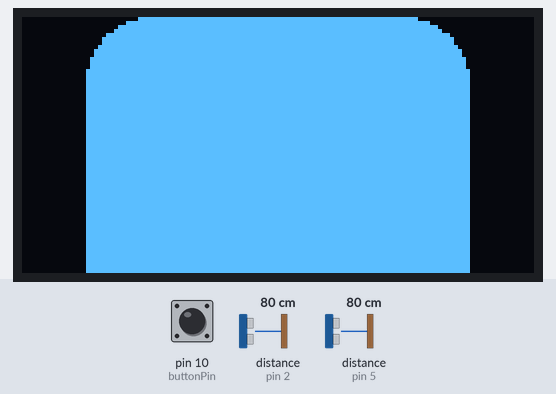
A sketch run on a simulated Arduino Uno, built with avr-gcc and run on an emulated ATmega328P. Parts: 128×64 one-colour display. Wiring (inferred from the names in the program): 2 × ultrasonic range finder: trigger pin 3, echo pin 2 / trigger pin 6, echo pin 5. Inputs (shaded band) come from the test bench; at power-on: pin 10 (buttonPin) LOW, distance to the obstacle (sensors on pin 2, pin 5) 80 cm. The echo pulse lasts 58.3 µs per cm; what the sketch prints to the serial monitor is not drawn.

Above: at 1.2 s.
1.3 s: pin 10 (buttonPin) pulled HIGH for 0.15 s
At 1.54 s:
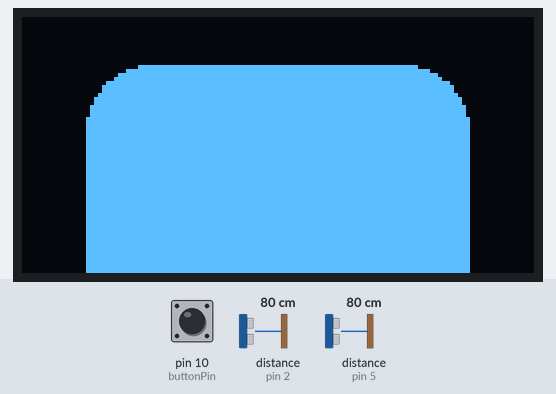
2.0 s: distance to the obstacle (sensor on pin 2) set to 2 cm
5.0 s: distance to the obstacle (sensor on pin 5) set to 2 cm
At 7.8 s:
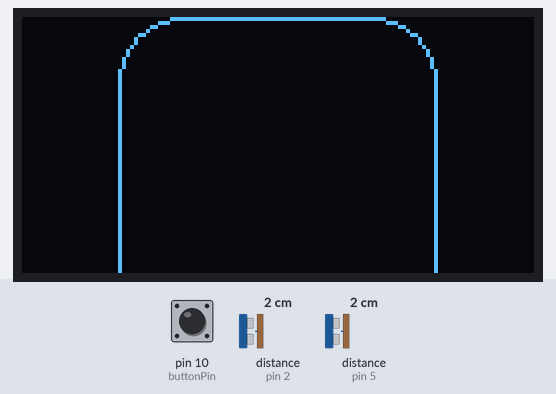
8.0 s: distance to the obstacle (sensor on pin 2) set to 18 cm
At 8.8 s:
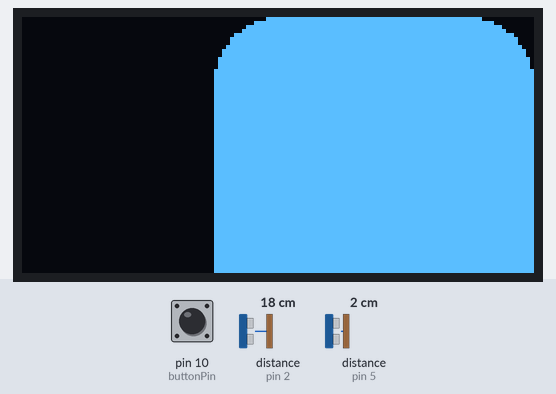
9.5 s: pin 10 (buttonPin) pulled HIGH for 1 s
At 11.7 s:
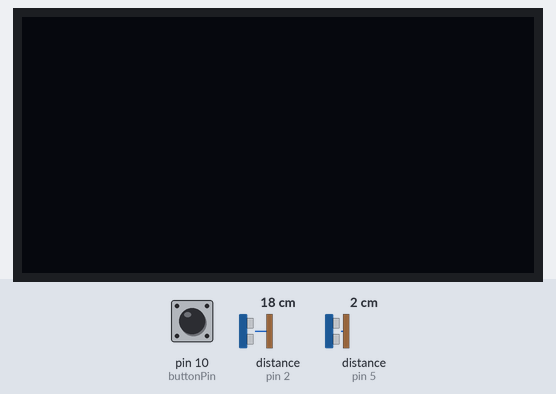
13.5 s: distance to the obstacle (sensor on pin 5) set to 4 cm
Timing chart, 0 to 16.5 s (numbered marks = the images above; inputs shaded):
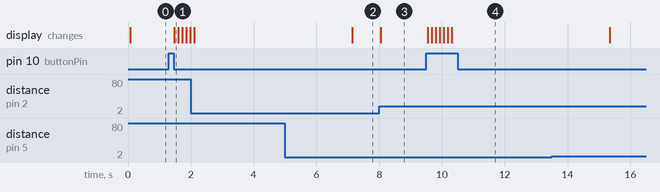

Measured:
- after the input at 1.3 s, the display: changes after 0.18 s (image 1)
- after the input at 5.0 s, the display: changes after 2.1 s (image 2)
- after the input at 8.0 s, the display: changes at once (image 3)
- after the input at 9.5 s, the display: first changes at once (image 4 shows a later state)

The sketch:

senderCodeIPD.ino
```cpp
#include <SPI.h>
#include <Wire.h>
#include <Adafruit_GFX.h>
#include <Adafruit_SSD1306.h>

#define SCREEN_WIDTH 128 // OLED display width, in pixels
#define SCREEN_HEIGHT 64 // OLED display height, in pixels

#define OLED_RESET     -1 // Reset pin # (or -1 if sharing Arduino reset pin)
#define SCREEN_ADDRESS 0x3C ///< See datasheet for Address; 0x3D for 128x64, 0x3C for 128x32
Adafruit_SSD1306 display(SCREEN_WIDTH, SCREEN_HEIGHT, &Wire, OLED_RESET);

char prevChrState = 'm'; //determines direciton "eyes" look
// 'r' for right, 'l' for left, 'm' for middle
//this is used to give instrucitons to servo motors
char chrState;

// proximity sensor parameters
int trigPin = 3;
int echoPin = 2;
int trigPin2 = 6;
int echoPin2 = 5;
int distance;
int distance2;
int duration;
int duration2;
int prevDist;
int handDistance;
int handDistance2;

const int buttonPin = 10; //button pin

void setup() {
  Serial.begin(57600);
  Serial.println('Ready');

  pinMode(trigPin, OUTPUT);
  pinMode(echoPin, INPUT);
  pinMode(trigPin2, OUTPUT);
  pinMode(echoPin2, INPUT);

  pinMode(buttonPin, INPUT);

  // put your setup code here, to run once:
  if (!display.begin(SSD1306_SWITCHCAPVCC, SCREEN_ADDRESS)) {
    Serial.println(F("SSD1306 allocation failed"));
    for (;;); // Don't proceed, loop forever

  }
}

void loop() {

  if (digitalRead(buttonPin) == HIGH) {
    Serial.write('m');
    display.clearDisplay();
    display.fillRoundRect(16, 0, 96, 96, 16, WHITE);
    display.display();
    delay(100);
    display.clearDisplay();

    display.fillRoundRect(16, 12, 96, 96, 16, WHITE);
    display.display();
    delay(100);
    display.clearDisplay();

    display.fillRoundRect(16, 24, 96, 96, 16, WHITE);
    display.display();

    delay(100);
    display.clearDisplay();

    display.fillRoundRect(16, 36, 96, 96, 16, WHITE);
    display.display();
    delay(100);
    display.clearDisplay();

    display.fillRoundRect(16, 48, 96, 96, 16, WHITE);
    display.display();
    delay(100);
    display.clearDisplay();

    display.fillRoundRect(16, 60, 96, 96, 16, WHITE);
    display.display();
    delay(100);
    display.clearDisplay();
    display.display();
    delay(5000);
  }

  handDistance = calculateDist();
  handDistance2 = calculateDist2();
  //Serial.println(handDistance);
  //Serial.println(handDistance2);

  if (handDistance <= 10 and handDistance2 <= 10) {
    display.clearDisplay();
    display.drawRoundRect(24, 0 , 80, 80, 16, WHITE);
    display.display();
    Serial.write('m');
  }
  else if ( handDistance <= 10 and handDistance2 > 10) {
    display.clearDisplay();
    display.fillRoundRect(0, 0, 80, 80, 16, WHITE);
    display.display();
    Serial.write('l');
  }
  else if (handDistance > 10 and handDistance2 <= 10) {
    display.clearDisplay();
    display.fillRoundRect(48, 0, 80, 80, 16, WHITE);
    display.display();
    Serial.write('r');
  }
  else {
    display.clearDisplay();
    display.fillRoundRect(16, 0, 96, 96, 16, WHITE);
    display.display();
    Serial.write('m');
  }
}

char receiveChar() {
  if (Serial.available() > 0) {
    char receivedChar = Serial.read();
    return receivedChar;
  }
}

int calculateDist()
{

  // Clears the trigPin condition
  digitalWrite(trigPin, LOW);
  delayMicroseconds(2);
  digitalWrite(trigPin, HIGH);
  delayMicroseconds(10);
  digitalWrite(trigPin, LOW);  duration = pulseIn(echoPin, HIGH);
  distance = duration * 0.034 / 2; // Speed of sound wave divided by 2 (go and back)

  return distance;

}

int calculateDist2()
{

  // Clears the trigPin condition
  digitalWrite(trigPin2, LOW);
  delayMicroseconds(2);
  // Sets the trigPin HIGH (ACTIVE) for 10 microseconds
  digitalWrite(trigPin2, HIGH);
  delayMicroseconds(10);
  digitalWrite(trigPin2, LOW);
  // Reads the echoPin, returns the sound wave travel time in microseconds
  duration2 = pulseIn(echoPin2, HIGH);
  // Calculating the distance
  distance2 = duration2 * 0.034 / 2; // Speed of sound wave divided by 2 (go and back)
  return distance2;

}
```
